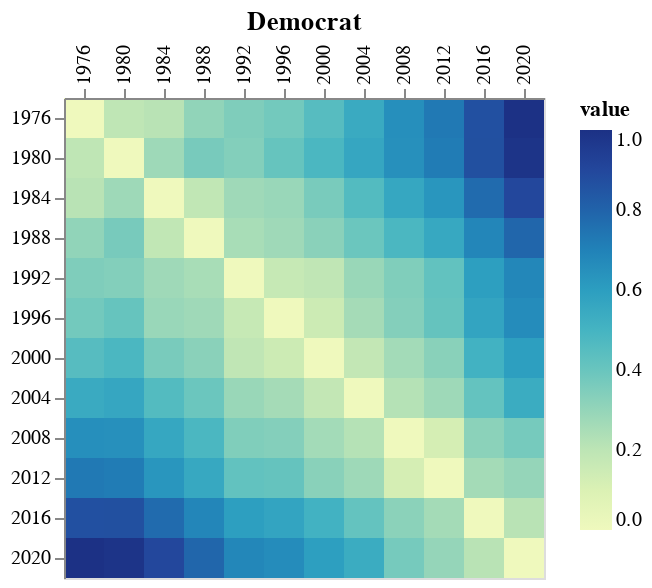
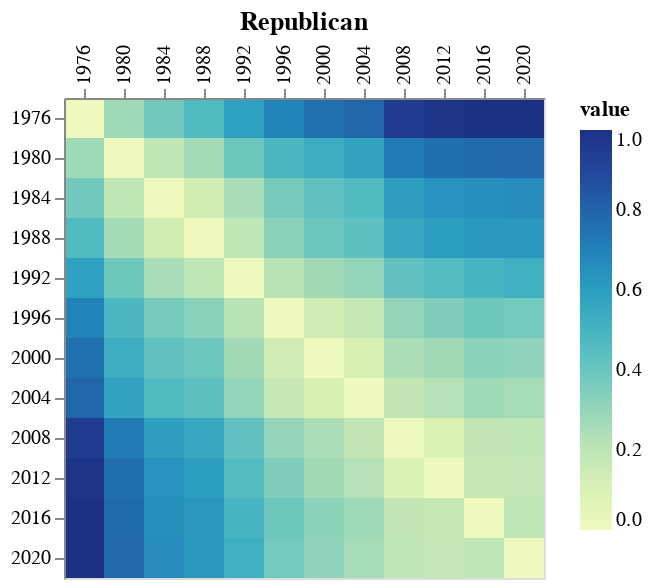

These figures' notebook cell, in order:
### Code cell
for i in (0, 1):
    freq = pd.read_csv(f"data/us_elections/np_freq/{i}.csv")
    x = pd.merge(
        freq,
        freq.drop(columns=["party_simplified"])
        .groupby("document")
        .sum(numeric_only=True),
        left_on="document",
        right_index=True,
    )
    x["frequency_in_document"] = (
        x["frequency_in_document_x"] / x["frequency_in_document_y"]
    )
    x = x.drop(
        columns=[
            "frequency_in_document_x",
            "frequency_in_document_y",
            "party_simplified",
        ]
    )
    cc = x.pivot_table(
        index="document", columns="element", values="frequency_in_document"
    ).to_numpy()
    dm = pd.DataFrame(
        cdist(cc, cc, metric="cityblock"),
        index=corpus.document_cat.categories,
        columns=corpus.document_cat.categories,
    )
    dm /= dm.max().max()
    c1n = getattr(corpus, "name", "Corpus 2")
    c2n = getattr(corpus, "name", "Corpus 1")
    if c1n == c2n:
        c2n = c1n + " "
    dm = dm.rename_axis(index=c1n).melt(ignore_index=False, var_name=c2n).reset_index()
    # display()
    display(
        sockpuppet_matrix(dm)
        .properties(title=(("Democrat" if i == 0 else "Republican")))
        .configure_axis(title=None)
    )
    sockpuppet_matrix(dm).properties(
        title=(("Democrat" if i == 0 else "Republican"))
    ).configure_axis(title=None).save(
        f"results/us_elections/{i}_raw_data_sockpuppets.html"
    )

### Figure 1 — Vega-Lite specification as saved in the notebook (floating-point values rounded to 4 significant figures; data arrays with more than 128 entries replaced by an {"elided": "..."} marker saying what was removed)
{"config": {"view": {"continuousWidth": 400, "continuousHeight": 300}, "axis": {"title": null}}, "data": {"name": "data-9b885b677ccadd7feeb1dfdbfbe88f24"}, "mark": "rect", "encoding": {"color": {"field": "value", "type": "quantitative"}, "x": {"axis": {"orient": "top"}, "field": "Corpus 2", "type": "ordinal"}, "y": {"field": "Corpus 1", "type": "ordinal"}}, "title": "Democrat", "$schema": "https://vega.github.io/schema/vega-lite/v4.17.0.json", "datasets": {"data-9b885b677ccadd7feeb1dfdbfbe88f24": {"elided": "144 records"}}}

### Figure 2 — Vega-Lite specification as saved in the notebook (floating-point values rounded to 4 significant figures; data arrays with more than 128 entries replaced by an {"elided": "..."} marker saying what was removed)
{"config": {"view": {"continuousWidth": 400, "continuousHeight": 300}, "axis": {"title": null}}, "data": {"name": "data-6ef8976d910ba640155865851b554261"}, "mark": "rect", "encoding": {"color": {"field": "value", "type": "quantitative"}, "x": {"axis": {"orient": "top"}, "field": "Corpus 2", "type": "ordinal"}, "y": {"field": "Corpus 1", "type": "ordinal"}}, "title": "Republican", "$schema": "https://vega.github.io/schema/vega-lite/v4.17.0.json", "datasets": {"data-6ef8976d910ba640155865851b554261": {"elided": "144 records"}}}
